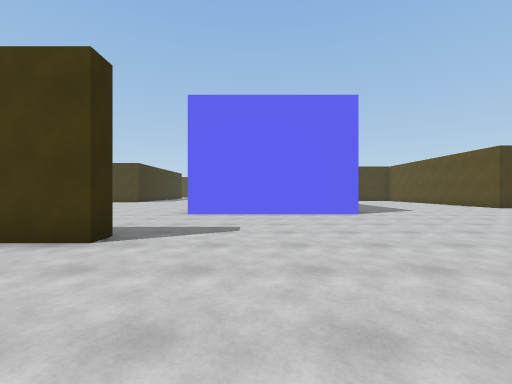
[1] (above)

16 first-person views from a walk through a scene from a Unity 3-D project. The camera is 1.3 m above the floor, looks level and sees 90° across. The floor is counted in squares, 2 m on a side. Each view is taken from the middle of a square. On the plan, view 1 faces up. The plan holds only what a view shows up to about 9 squares ahead; the rest is blank. The place goes on beyond the plan. The player character is not drawn. Some animated figures are not drawn.

[2]
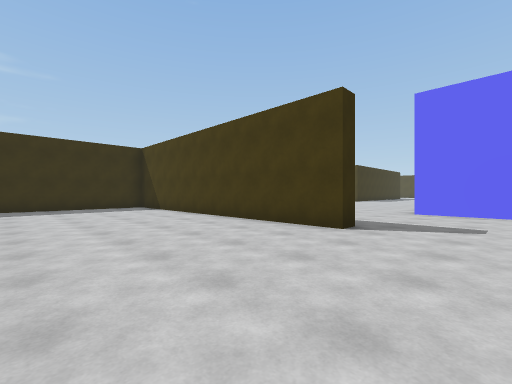

[3]
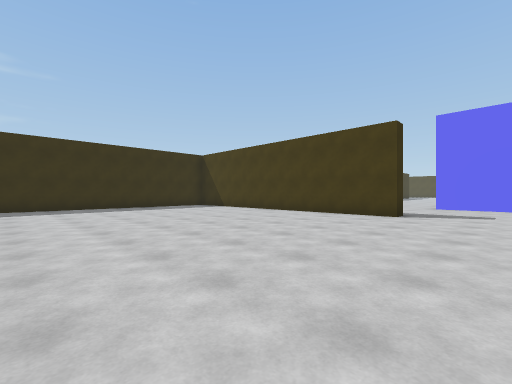

[4]
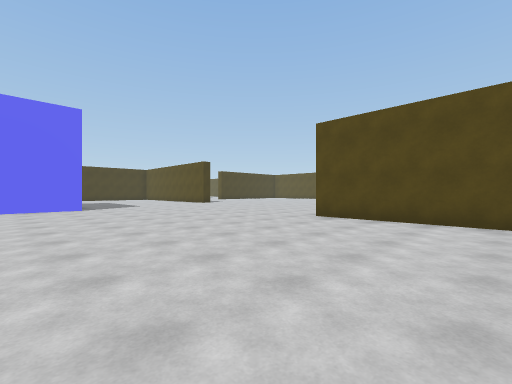

[5]
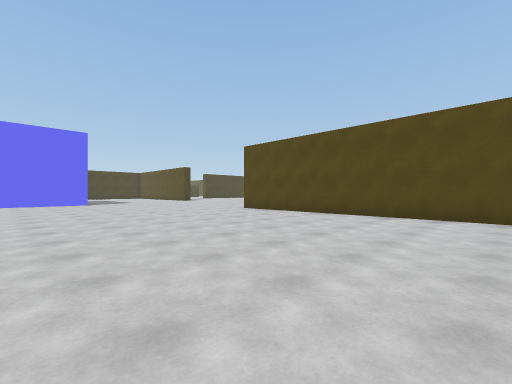

[6]
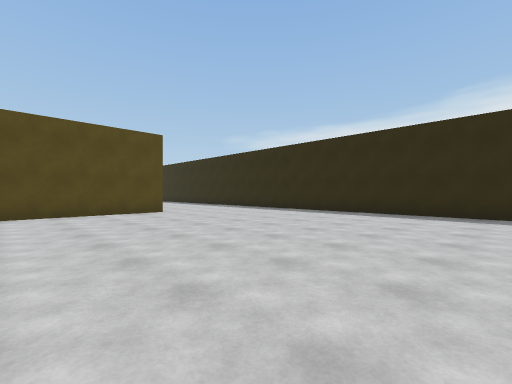

[7]
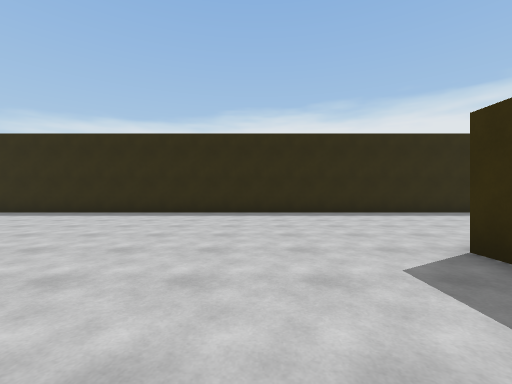

[8]
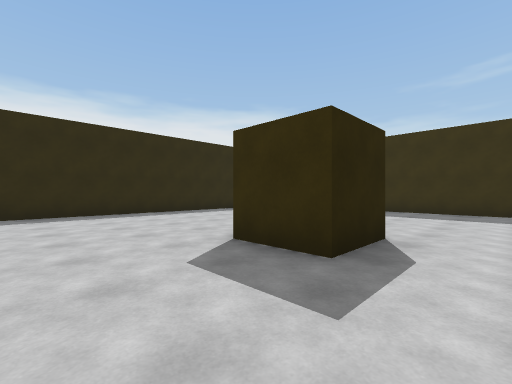

[9]
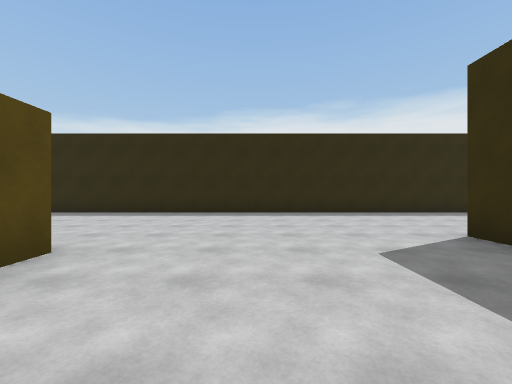

[10]
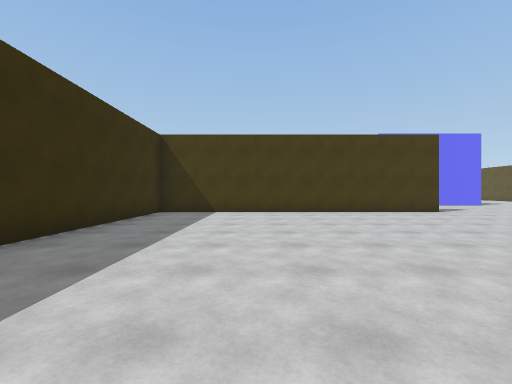

[11]
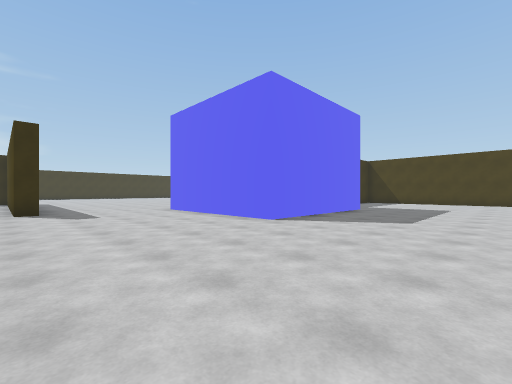

[12]
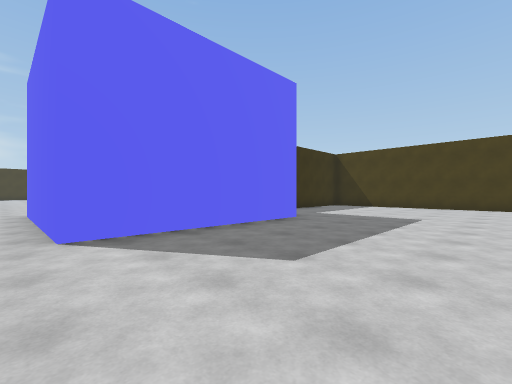

[13]
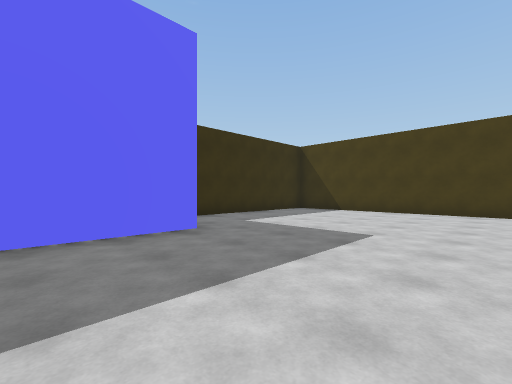

[14]
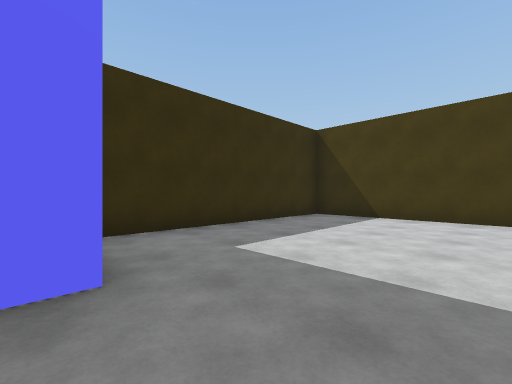

[15]
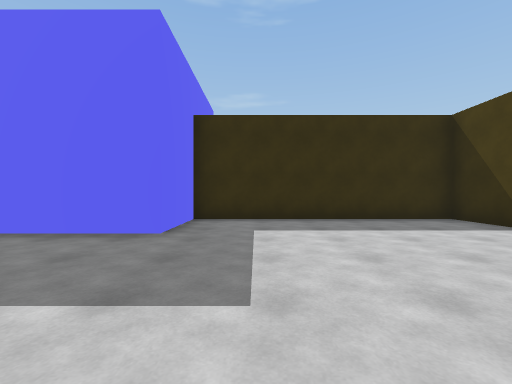

[16]
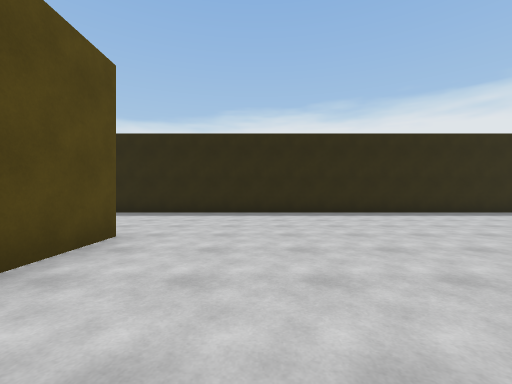

### Floor plan
Points are (right, up) in squares from view 1. A wall is a line through its corners. A room is listed if a view was taken in it or the views show most of it. See-through windows are left out.
Room 1 (views 1, 2, 3, 4, 5, 6, 7, 8, 9, 10, 11, 12, 13, 14, 15, 16)
walls: (-2.1, 3.8) (-2.1, 3.3) (-11.1, 3.3) (-11.1, -8.8); (-5.9, -6.2) (-4.3, -6.2) (-4.3, -7.8); (-5.8, -7.8) (-5.8, -7.1); (7.1, -8.8) (7.1, 0.8); (-12.6, -13.1) (7.5, -13.1); (7, 18.7) (0.9, 18.7) (0.9, 12.5) (3, 12.5) (3, 7.5) (-2, 7.5)
ways out: opening at (-12, -10.5); opening at (-2.7, 6)

Where each view was taken, in squares from view 1:
view 1: 0 up, 0 right, facing up
view 2: 1 down, 0 right, facing up-left
view 3: 4 down, 0 right, facing up-left
view 4: 3 down, 1 right, facing up-right
view 5: 7 down, 0 right, facing up-right
view 6: 5 down, 1 left, facing down-right
view 7: 5 down, 2 left, facing down
view 8: 5 down, 2 left, facing down-left
view 9: 5 down, 8 left, facing down
view 10: 5 down, 8 left, facing up
view 11: 3 up, 7 right, facing up-left
view 12: 7 up, 7 right, facing up-left
view 13: 10 up, 7 right, facing up-left
view 14: 12 up, 5 right, facing up-left
view 15: 14 up, 7 right, facing left
view 16: 5 down, 5 right, facing down
